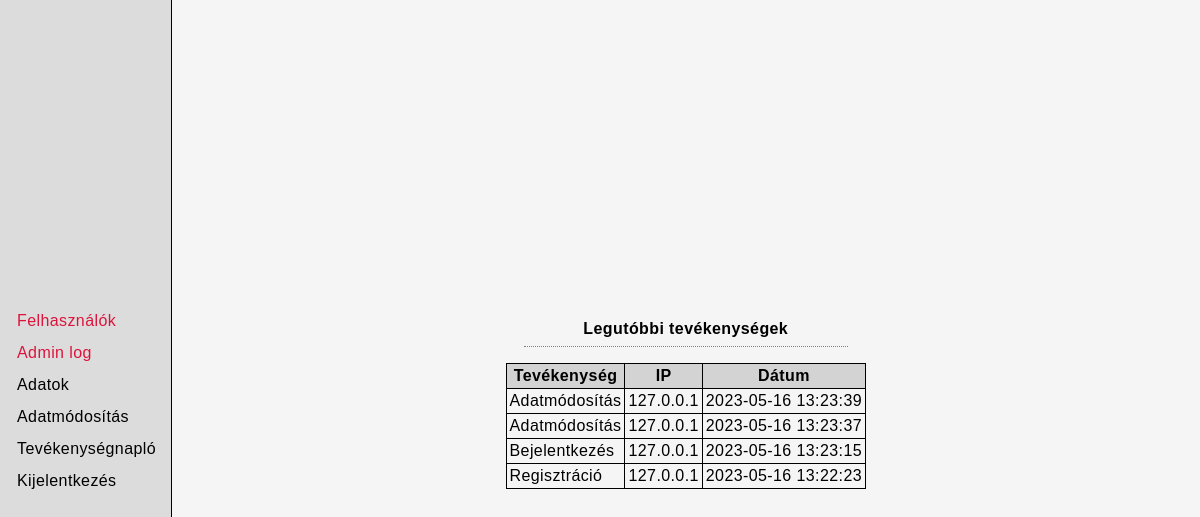
Screenshot of /userlog (signed in) with the database file from the repository.
### tables this page shows
CREATE TABLE `log` (
  `ID` int UNSIGNED NOT NULL,
  `U_ID` int NOT NULL,
  `TYPE` varchar(50) NOT NULL,
  `MESSAGE` varchar(200) NOT NULL,
  `DATE` datetime NOT NULL DEFAULT CURRENT_TIMESTAMP,
  `IP` varchar(50) NOT NULL
);

### config/routes.php (called while the page is built, shortened)
<?php
$router = new Router();
$router->addRoute("/", function () {
    require_once("templates/home.php");
});
$router->addRoute("/home", function () {
    require_once("templates/home.php");
});
$router->addRoute("/login", function () {
    require_once("templates/login.php");
});
$router->addRoute("/registration", function () {
    require_once("templates/registration.php");
});
$router->addRoute("/logout", function () {
    require_once("templates/logout.php");
});
$router->addRoute("/update", function () {
    require_once("templates/updateUser.php");
});
$router->addRoute("/userlog", function () {
    require_once("templates/userlog.php");
});

### config/dbConfig.php (called while the page is built)
<?php
$server = "localhost";
$username = "root";
$password = "";
$database = "vegleges";

### classes/DbConnect.php (called while the page is built, shortened)
<?php
require_once $_SERVER['DOCUMENT_ROOT'] . '/config/dbConfig.php';
class DbConnect
{
    private $connection;
    public function __construct()
    {
        global $server, $username, $password, $database;
        if (!isset($this->connection)) {
            $this->connection = new mysqli($server, $username, $password, $database);
        }
    }
    public function getMysqli()
    {
        return $this->connection;
    }
}

### classes/GetUser.php (called while the page is built, shortened)
<?php
class GetUser extends DbConnect
{
    private function getAllUser($id)
    {
        $numRows = $this->getMysqli()->affected_rows;
        if ($numRows > 0) {
            return true;
        } else {
            return false;
        }
    }
    public function getFullDataById(int $id)
    {
        if ($this->getAllUser($id) === true) {
            $sql = "SELECT user.u_id, user.password, user.email, user.role, user.enabled,
                        user_data.u_id, user_data.first_name, user_data.last_name, user_data.phone_number,
                        user_photo.u_id, user_photo.file_name,
                        role.r_name
                FROM user
                JOIN user_data ON (user_data.u_id = user.u_id)
                JOIN user_photo ON (user_photo.u_id = user.u_id)
                JOIN role ON (role.r_id = user.role)
                WHERE user.u_id = '{$id}'";
            $query = $this->getMysqli()->query($sql);
            $row = $query->fetch_assoc();
            return $row;
        } else {
            return false;
        }
    }
}

### classes/Log.php (called while the page is built, shortened)
<?php
require_once $_SERVER['DOCUMENT_ROOT'] . '/classes/DbConnect.php';
class Log extends DbConnect
{
    public function logTypes()
    {
        $logTypes = array('login' => 'Bejelentkezés', 'registration' => 'Regisztráció', 'update' => 'Adatmódosítás', 'delete' => "Törlés");
        return $logTypes;
    }
    public function getAllLogById($u_id)
    {
        $sql = "SELECT u_id, type, message, date, ip FROM log WHERE u_id = '{$u_id}' ORDER BY DATE DESC LIMIT 10";
        $query = $this->getMysqli()->query($sql);
        while ($row = $query->fetch_assoc()) {
            $rows[] = $row;
        }
        return $rows;
    }
}

### templates/userlog.php (the view, shortened to what this page needs)
<?php
$uid = $_SESSION['u_id'];
$log = new Log();
$getAll = $log->getAllLogById($uid);
$logType = $log->logTypes();
?>
<div class="table-container">
    <div class="table-title">
        <p>Legutóbbi tevékenységek</p>
    </div>
    <table>
        <thead>
            <tr>
                <th>Tevékenység</th>
                <th>IP</th>
                <th>Dátum</th>
            </tr>
        </thead>
        <tbody>
            <?php
            $i = 0;
            while ($i < count($getAll)) {
                echo "<tr>";
                echo "<td>";
                echo $logType[$getAll[$i]['type']] ?? '';
                echo "</td>";
                echo "<td>";
                echo $getAll[$i]['ip'] ?? '';
                echo "</td>";
                echo "<td>";
                echo $getAll[$i]['date'] ?? '';
                echo "</td>";
                echo "</tr>";
                $i++;
            }
            ?>
        </tbody>
    </table>
</div>

### assets/style.css (style rules this page uses)
*, *::before, *::after { box-sizing: border-box; padding: 0; margin: 0; }
html { scroll-behavior: smooth; font-family: Helvetica, Arial, sans-serif; letter-spacing: 0.4px; }
table, th, td { border: 1px solid black; border-collapse: collapse; }
th, td { padding: 3px; }
thead { background-color: lightgray; color: black; }
.table-container { display: flex; flex-direction: column; row-gap: 1rem; align-items: center; }
.table-title { width: 90%; display: flex; flex-direction: column; align-items: center; row-gap: 0.5rem; border-bottom: 1px dotted grey; padding-bottom: 0.5rem; text-align: center; }
.table-title p { font-weight: bold; }

### rows the page displays
log: TYPE "Adatmódosítás", IP "127.0.0.1", DATE "2023-05-16 13:23:39"
log: TYPE "Adatmódosítás", IP "127.0.0.1", DATE "2023-05-16 13:23:37"
log: TYPE "Bejelentkezés", IP "127.0.0.1", DATE "2023-05-16 13:23:15"
log: TYPE "Regisztráció", IP "127.0.0.1", DATE "2023-05-16 13:22:23"
